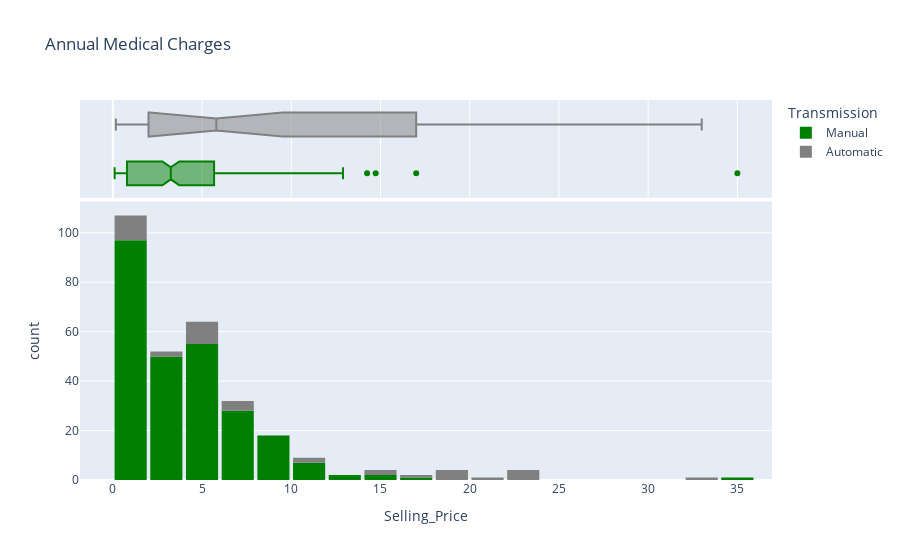

Here is the notebook cell this chart was saved with:
### Code cell
fig = px.histogram(data, 
                   x='Selling_Price', 
                   marginal='box', 
                   color='Transmission', 
                   color_discrete_sequence=['green', 'grey'], 
                   title='Annual Medical Charges')
fig.update_layout(bargap=0.1)
fig.show()

### Figure 1 — Plotly figure (JSON) as saved in the notebook; plotly's stock layout.template omitted (floating-point values rounded to 4 significant figures; data arrays with more than 128 entries replaced by an {"elided": "..."} marker saying what was removed)
{"data": [{"alignmentgroup": "True", "bingroup": "x", "hovertemplate": "Transmission=Manual<br>Selling_Price=%{x}<br>count=%{y}<extra></extra>", "legendgroup": "Manual", "marker": {"color": "green", "pattern": {"shape": ""}}, "name": "Manual", "offsetgroup": "Manual", "orientation": "v", "showlegend": true, "type": "histogram", "x": {"elided": "261 float values"}, "xaxis": "x", "yaxis": "y"}, {"alignmentgroup": "True", "hovertemplate": "Transmission=Manual<br>Selling_Price=%{x}<extra></extra>", "legendgroup": "Manual", "marker": {"color": "green"}, "name": "Manual", "notched": true, "offsetgroup": "Manual", "showlegend": false, "type": "box", "x": {"elided": "261 float values"}, "xaxis": "x2", "yaxis": "y2"}, {"alignmentgroup": "True", "bingroup": "x", "hovertemplate": "Transmission=Automatic<br>Selling_Price=%{x}<br>count=%{y}<extra></extra>", "legendgroup": "Automatic", "marker": {"color": "grey", "pattern": {"shape": ""}}, "name": "Automatic", "offsetgroup": "Automatic", "orientation": "v", "showlegend": true, "type": "histogram", "x": [7.5, 4.4, 5.85, 7.5, 7.75, 14.9, 23, 18, 16, 3.6, 19.99, 18.75, 23.5, 33, 19.75, 1.5, 5.25, 14.5, 23, 2.5, 23, 4, 20.75, 0.48, 0.45, 0.45, 0.4, 0.35, 0.35, 0.25, 0.25, 0.17, 5.15, 4.5, 5.11, 11.45, 5.4, 10.9, 7.4, 5.75], "xaxis": "x", "yaxis": "y"}, {"alignmentgroup": "True", "hovertemplate": "Transmission=Automatic<br>Selling_Price=%{x}<extra></extra>", "legendgroup": "Automatic", "marker": {"color": "grey"}, "name": "Automatic", "notched": true, "offsetgroup": "Automatic", "showlegend": false, "type": "box", "x": [7.5, 4.4, 5.85, 7.5, 7.75, 14.9, 23, 18, 16, 3.6, 19.99, 18.75, 23.5, 33, 19.75, 1.5, 5.25, 14.5, 23, 2.5, 23, 4, 20.75, 0.48, 0.45, 0.45, 0.4, 0.35, 0.35, 0.25, 0.25, 0.17, 5.15, 4.5, 5.11, 11.45, 5.4, 10.9, 7.4, 5.75], "xaxis": "x2", "yaxis": "y2"}], "layout": {"bargap": 0.1, "barmode": "relative", "legend": {"title": {"text": "Transmission"}, "tracegroupgap": 0}, "title": {"text": "Annual Medical Charges"}, "xaxis": {"anchor": "y", "domain": [0, 1], "title": {"text": "Selling_Price"}}, "xaxis2": {"anchor": "y2", "domain": [0, 1], "matches": "x", "showgrid": true, "showticklabels": false}, "yaxis": {"anchor": "x", "domain": [0, 0.7326], "title": {"text": "count"}}, "yaxis2": {"anchor": "x2", "domain": [0.7426, 1], "matches": "y2", "showgrid": false, "showline": false, "showticklabels": false, "ticks": ""}}}
